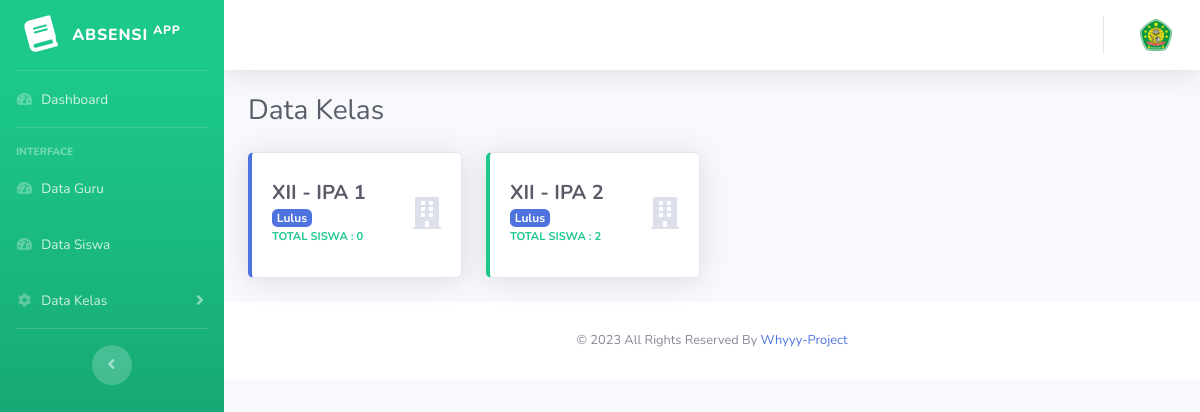
Before: /public/view/layouts/admin/data_kelas.php with the older database file.
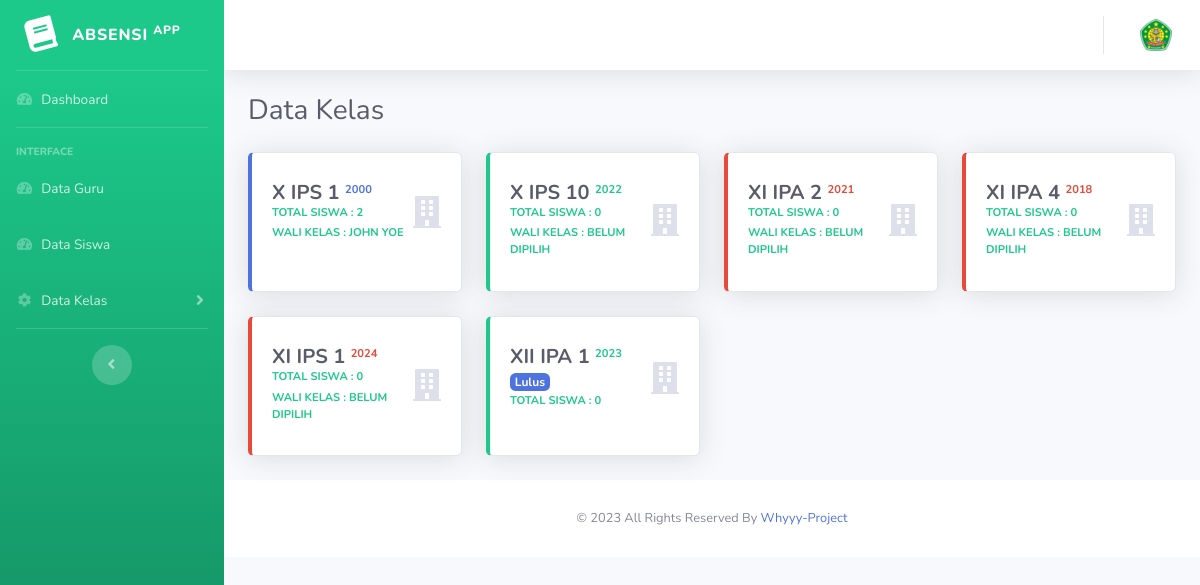
After: the same page with the newer database file.
### tables this page shows
CREATE TABLE `tb_kelas` (
  `id_kelas` int(11) NOT NULL,
  `nama_kelas` varchar(255) NOT NULL,
  `angkatan_kelas` varchar(255) NOT NULL,
  `status_kelas` enum('1','0') NOT NULL
);

CREATE TABLE `kariyawan` (
  `id_kariyawan` int(11) NOT NULL,
  `nama_kariyawan` varchar(255) NOT NULL,
  `jenis` varchar(255) NOT NULL,
  `id_akun` int(11) NOT NULL,
  `id_kelas` int(11) DEFAULT NULL
);

### query/admin/kelas.php (called while the page is built, shortened)
<?php
$qry_kelas = mysqli_query($db, "SELECT * FROM tb_kelas ORDER BY nama_kelas");
function totalSiswa($kodeKelas, $db)
{
    $qryKelasSiswa = mysqli_query($db, "SELECT * FROM tb_siswa WHERE id_kelas = '$kodeKelas'");
    return mysqli_num_rows($qryKelasSiswa);
}
function waliKelas($kodeKelas, $db)
{
    $qryWali = mysqli_query($db, "SELECT * FROM `tb_kelas` LEFT JOIN kariyawan ON kariyawan.id_kelas = tb_kelas.id_kelas WHERE tb_kelas.id_kelas = $kodeKelas LIMIT 1;");
    $namaWali = mysqli_fetch_array($qryWali);
    $namaWali['nama_kariyawan'] == null ? $wali = "Belum dipilih" : $wali = $namaWali['nama_kariyawan'];
    return $wali;
}

### public/view/layouts/admin/data_kelas.php (the view, shortened to what this page needs)
<?php
include "public/view/layouts/header.php";
include "public/view/partials/admin/admin_sidebar.php";
include "public/view/partials/admin/admin_wrapper.php";
?>
<div class="container-fluid">
    <div class="d-sm-flex align-items-center justify-content-between mb-4">
        <h1 class="h3 mb-0 text-gray-800">Data Kelas</h1>
    </div>
    <?php
    include "query/admin/kelas.php";
    ?>
    <div class="row">
        <?php foreach ($qry_kelas as $kelas) : ?>
            <?php
            $dataArray = ['primary', 'danger', 'success', 'danger', 'warning'];
            $randomIndex = array_rand($dataArray);
            $randomValue = $dataArray[$randomIndex];
            ?>
            <div class="col-xl-3 col-md-6 col-sm-6 mb-4">
                <a class="text-decoration-none" href="?hlm=detail-kelas">
                    <div class="card border-left-<?= $randomValue ?> shadow h-100 py-2">
                        <div class="card-body">
                            <div class="row no-gutters align-items-center">
                                <div class="col mr-2">
                                    <div class="h5 mb-0 font-weight-bold text-gray-800">
                                        <?= $kelas['nama_kelas'] ?>
                                        <sup class="text-xs text-<?= $randomValue ?>"><?= $kelas['angkatan_kelas'] ?></sup>
                                    </div>
                                    <div class="badge badge-primary <?= $kelas['status_kelas'] == 1 ? "d-none" : "" ?>" role="alert" id="minLenght">
                                        <?= $kelas['status_kelas'] == 1 ? "" : "Lulus" ?>
                                    </div>
                                    <div class="text-xs font-weight-bold text-success text-uppercase mb-1">
                                        Total Siswa : <?= totalSiswa($kelas['id_kelas'], $db) ?></div>
                                    <div class="<?= $kelas['status_kelas'] == 1 ? "" : "d-none" ?> text-xs font-weight-bold text-success text-uppercase mb-1">
                                        Wali Kelas : <?= waliKelas($kelas['id_kelas'], $db) ?></div>
                                </div>
                                <div class="col-auto">
                                    <i class="fas fa-building fa-2x text-gray-300"></i>
                                </div>
                            </div>
                        </div>
                    </div>
                </a>
            </div>
        <?php endforeach; ?>
    </div>
</div>
<?php
include "public/view/layouts/footer.php";
?>

Changed rows visible on the page:
removed tb_kelas: nama_kelas "XII - IPA 1", shows "Lulus", id_kelas "0"
removed tb_kelas: nama_kelas "XII - IPA 2", shows "Lulus", id_kelas "2"
added tb_kelas: nama_kelas "X IPS 1", angkatan_kelas "2000", id_kelas "2", id_kelas.nama_kariyawan "JOHN YOE"
added tb_kelas: nama_kelas "X IPS 10", angkatan_kelas "2022", id_kelas "0", id_kelas "BELUM DIPILIH"
added tb_kelas: nama_kelas "XI IPA 2", angkatan_kelas "2021", id_kelas "0", id_kelas "BELUM DIPILIH"
added tb_kelas: nama_kelas "XI IPA 4", angkatan_kelas "2018", id_kelas "0", id_kelas "BELUM DIPILIH"
added tb_kelas: nama_kelas "XI IPS 1", angkatan_kelas "2024", id_kelas "0", id_kelas "BELUM DIPILIH"
added tb_kelas: nama_kelas "XII IPA 1", angkatan_kelas "2023", status_kelas "Lulus", id_kelas "0"
